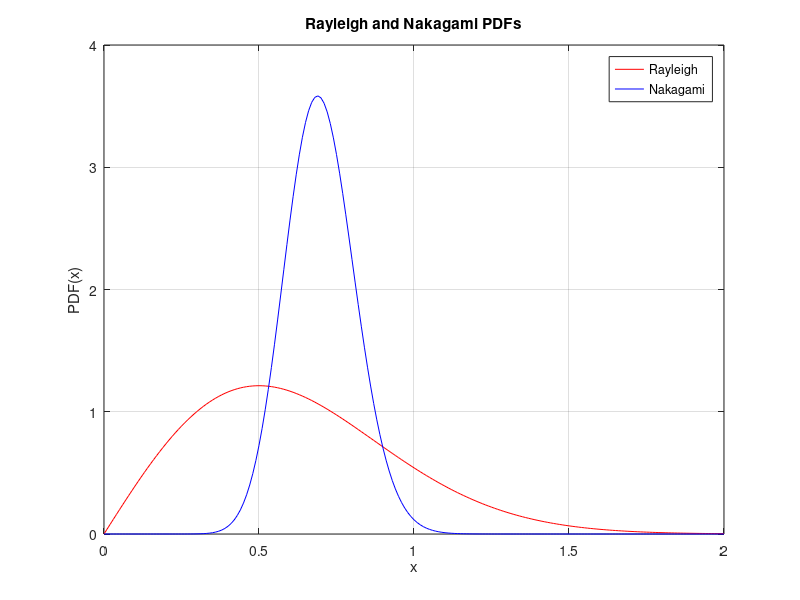

Reproduce this figure in MATLAB.
x_genChannel=[0:0.01:2];        
b=0.5;
PDP=raylpdf(x_genChannel,b);
mu=10;
omega=0.5;
PDP1=pdf('Nakagami',x_genChannel,mu,omega);
figure,
plot(x_genChannel,PDP,'r');
hold on
plot(x_genChannel,PDP1,'b');
title('Rayleigh and Nakagami PDFs');
legend('Rayleigh','Nakagami')
ylabel('PDF(x)')
xlabel('x')
grid on